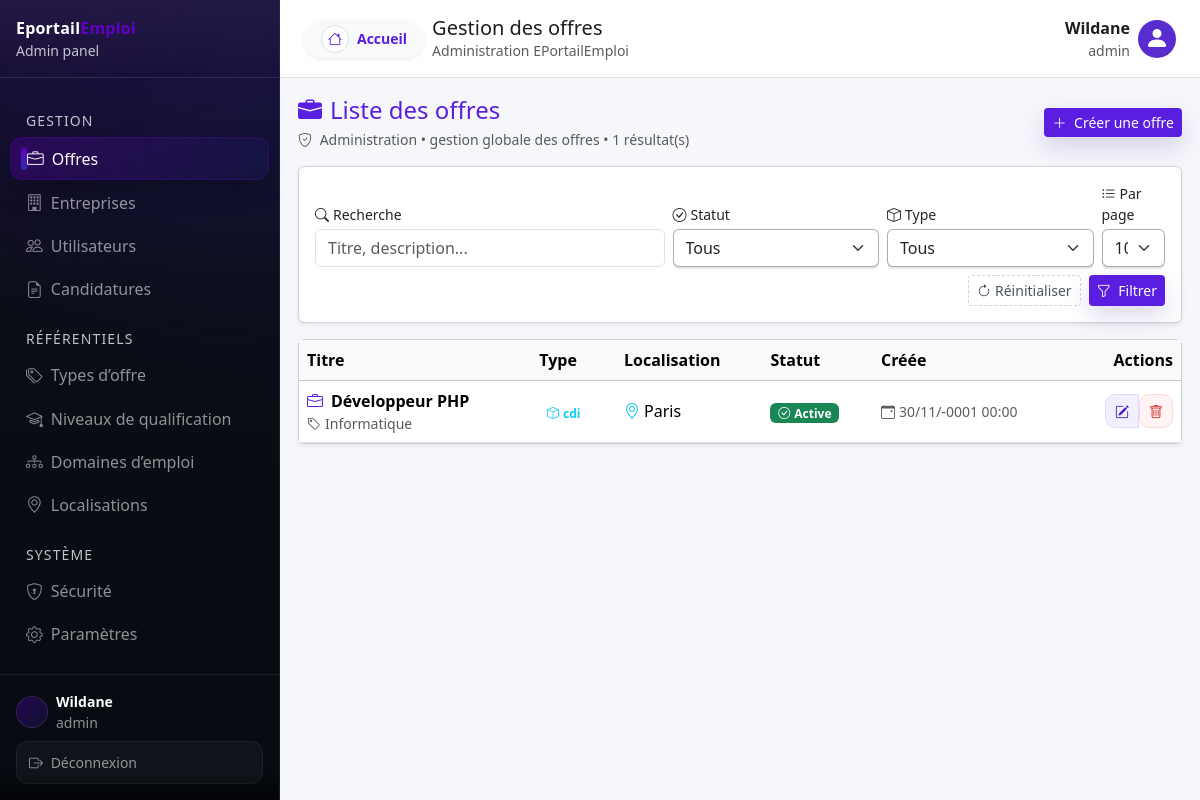
Before: /admin/offres (signed in) with the older database file.
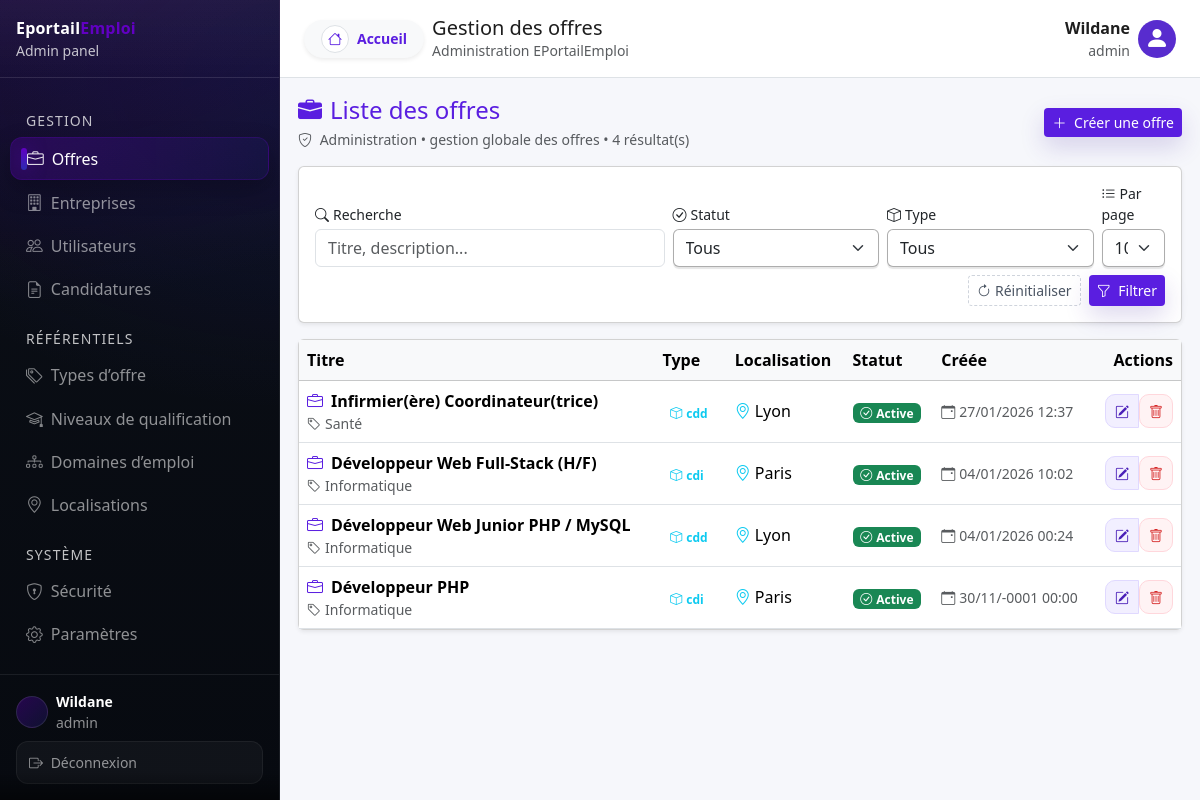
After: the same page with the newer database file.
### tables this page shows
CREATE TABLE IF NOT EXISTS `offres` (
  `id` int NOT NULL AUTO_INCREMENT,
  `auteur_id` int NOT NULL,
  `date_creation` datetime NOT NULL,
  `modifie_par` int DEFAULT NULL,
  `date_modification` datetime DEFAULT NULL,
  `entreprise_id` int NOT NULL,
  `type_offre_id` int NOT NULL,
  `niveau_qualification_id` int NOT NULL,
  `domaine_emploi_id` int NOT NULL,
  `localisation_id` int NOT NULL,
  `titre` varchar(150) NOT NULL,
  `description` text,
  `date_debut` date DEFAULT NULL,
  `date_fin` date DEFAULT NULL,
  `duree_contrat` int DEFAULT NULL,
  `salaire` decimal(10,2) DEFAULT NULL,
  `statut` enum('active','inactive','archive') DEFAULT 'active',
  PRIMARY KEY (`id`),
  KEY `type_offre_id` (`type_offre_id`),
  KEY `niveau_qualification_id` (`niveau_qualification_id`),
  KEY `domaine_emploi_id` (`domaine_emploi_id`),
  KEY `localisation_id` (`localisation_id`),
  KEY `user_id` (`auteur_id`) USING BTREE,
  KEY `offres_ibfk_2` (`entreprise_id`),
  KEY `fk_offres_modifie_par` (`modifie_par`)
);

CREATE TABLE IF NOT EXISTS `domaines_emploi` (
  `id` int NOT NULL AUTO_INCREMENT,
  `nom` varchar(150) NOT NULL,
  PRIMARY KEY (`id`),
  UNIQUE KEY `nom` (`nom`)
);

CREATE TABLE IF NOT EXISTS `types_offres` (
  `id` int NOT NULL AUTO_INCREMENT,
  `code` varchar(50) NOT NULL,
  `description` varchar(100) NOT NULL,
  PRIMARY KEY (`id`),
  UNIQUE KEY `code` (`code`)
);

CREATE TABLE IF NOT EXISTS `localisations` (
  `id` int NOT NULL AUTO_INCREMENT,
  `ville` varchar(100) NOT NULL,
  `departement` varchar(100) DEFAULT NULL,
  `region` varchar(100) DEFAULT NULL,
  `pays` varchar(100) NOT NULL,
  PRIMARY KEY (`id`)
);

### views/offres/_table.php (the view, shortened to what the changed rows need)
<table class="table table-hover align-middle mb-0 admin-offres-table">
  <thead class="table-light admin-offres-head">
    <tr>
      <th scope="col">Titre</th>
      <th scope="col" class="d-none d-md-table-cell">Type</th>
      <th scope="col" class="d-none d-lg-table-cell">Localisation</th>
      <th scope="col">Statut</th>
      <th scope="col" class="d-none d-xl-table-cell">Créée</th>
      <th scope="col" class="text-end">Actions</th>
    </tr>
  </thead>
  <tbody>
  <?php if (empty($items)): ?>
    <tr>
      <td colspan="6" class="text-center text-muted py-4">
        <i class="bi bi-inbox display-6 mb-2" aria-hidden="true"></i>
        <p class="mb-0">Aucune offre ne correspond aux filtres.</p>
      </td>
    </tr>
  <?php else: ?>
    <?php foreach ($items as $offre): ?>
      <?php
        $id = (int)($offre['id'] ?? 0);
        $b  = $badge((string)($offre['statut'] ?? ''));
        $editUrl = $editBase . "?id=" . urlencode((string)$id);
        $delUrl  = $delBase  . "?id=" . urlencode((string)$id);
        $titre = htmlspecialchars($offre['titre'] ?? '');
        $domaine = htmlspecialchars($offre['domaine_emploi'] ?? '');
      ?>
      <tr class="admin-offre-row">
        <td>
          <div class="fw-semibold">
            <i class="bi bi-briefcase text-primary me-2" aria-hidden="true"></i><?= $titre ?>
          </div>
          <div class="text-muted small">
            <i class="bi bi-tag me-1" aria-hidden="true"></i><?= $domaine ?>
          </div>
        </td>
        <td class="d-none d-md-table-cell">
          <span class="badge bg-info-light text-info">
            <i class="bi bi-box me-1" aria-hidden="true"></i><?= htmlspecialchars($offre['type_offre_code'] ?? '—') ?>
          </span>
        </td>
        <td class="d-none d-lg-table-cell">
          <i class="bi bi-geo-alt text-info me-1" aria-hidden="true"></i><?= htmlspecialchars($offre['localisation'] ?? '—') ?>
        </td>
        <td>
          <span class="badge <?= htmlspecialchars($b['class']) ?>">
            <i class="bi bi-check-circle me-1" aria-hidden="true"></i><?= htmlspecialchars($b['label']) ?>
          </span>
        </td>
        <td class="d-none d-xl-table-cell text-muted small">
          <i class="bi bi-calendar-event me-1" aria-hidden="true"></i><?= htmlspecialchars($fmtDate($offre['date_creation'] ?? null)) ?>
        </td>
        <td class="text-end">
          <div class="btn-group btn-group-sm" role="group" aria-label="Actions sur l'offre <?= $titre ?>">
            <a href="<?= htmlspecialchars($editUrl) ?>"
               class="btn btn-primary btn-sm btn-icon btn-soft-primary"
               aria-label="Modifier offre <?= $titre ?>"
               title="Modifier">
              <i class="bi bi-pencil-square" aria-hidden="true"></i>
            </a>
            <form method="POST"
                  action="<?= htmlspecialchars($delUrl) ?>"
                  class="d-inline js-delete-form">
              <button type="submit"
                      class="btn btn-danger btn-sm btn-icon btn-soft-danger"
                      aria-label="Supprimer offre <?= $titre ?>"
                      title="Supprimer">
                <i class="bi bi-trash" aria-hidden="true"></i>
              </button>
            </form>
          </div>
        </td>
      </tr>
    <?php endforeach; ?>
  <?php endif; ?>
  </tbody>
</table>

### views/offres/list.php (shortened to what the changed rows need)
<?php
$mode       = $mode ?? 'entreprise';
$title      = $title ?? ($mode === 'admin' ? 'Gestion des offres' : "Les offres de votreentreprise");
$items      = $items ?? [];
$pagination = $pagination ?? [];
?>
<div class="d-flex flex-wrap justify-content-between align-items-center gap-2 mb-3">
    <div>
        <h2 class="h4 mb-1 text-primary">
            <i class="bi bi-briefcase-fill me-2" aria-hidden="true"></i><?= htmlspecialchars($title) ?>
        </h2>
        <div class="text-muted small">
            <i class="bi bi-<?= $mode === 'admin' ? 'shield-check' : 'briefcase' ?> me-1" aria-hidden="true"></i>
            <?= $mode === 'admin'
                ? "Administration • gestion globale des offres"
                : "Espace entreprise • offres rattachées à votre entreprise"
            ?>
            • <?= (int)($pagination['total'] ?? count($items)) ?> résultat(s)
        </div>
    </div>
</div>
<?php require __DIR__ . "/_filters.php"; ?>
<div id="offres-results">
    <?php require __DIR__ . "/_results.php"; ?>
</div>

### views/partials/sidebar_dashboard.php (shortened to what the changed rows need)
<?php
$role = Auth::role() ?? 'candidat';
$menus = require __DIR__ . '/../../config/menus.php';
$items = $menus[$role] ?? [];
$currentPath = parse_url($_SERVER['REQUEST_URI'] ?? '/', PHP_URL_PATH) ?: '/';
?>
<nav class="sidebar bg-dark text-white d-flex flex-column">
    <ul class="nav nav-pills flex-column mb-auto mt-2">
        <?php foreach ($items as $item): ?>
            <?php if (isset($item['section'])): ?>
                <li class="px-3 mt-3 mb-1 text-uppercase small opacity-75">
                    <?= htmlspecialchars($item['section']) ?>
                </li>
                <?php continue; ?>
            <?php endif; ?>
            <?php
                $url   = $item['url']   ?? '#';
                $icon  = $item['icon']  ?? 'bi-circle';
                $label = $item['label'] ?? '';
                $isActive = ($currentPath === $url);
            ?>
            <li class="nav-item">
                <a
                    href="<?= htmlspecialchars($url) ?>"
                    class="nav-link d-flex align-items-center px-3 py-2 <?= $isActive ? 'active text-white' : 'text-white-50' ?>"
                >
                    <i class="bi <?= htmlspecialchars($icon) ?> me-2"></i>
                    <span><?= htmlspecialchars($label) ?></span>
                </a>
            </li>
        <?php endforeach; ?>
    </ul>
</nav>

Changed rows visible on the page:
added offres: titre "Infirmier(ère) Coordinateur(trice)", domaine_emploi.nom "Santé", type_offre.code "cdd", localisation.ville "Lyon", statut "Active", date_creation "27/01/2026 12:37"
added offres: titre "Développeur Web Full‑Stack (H/F)", domaine_emploi.nom "Informatique", type_offre.code "cdi", localisation.ville "Paris", statut "Active", date_creation "04/01/2026 10:02"
added offres: titre "Développeur Web Junior PHP / MySQL", domaine_emploi.nom "Informatique", type_offre.code "cdd", localisation.ville "Lyon", statut "Active", date_creation "04/01/2026 00:24"
Other visible differences:
$pagination['total']: "1" → "4"
